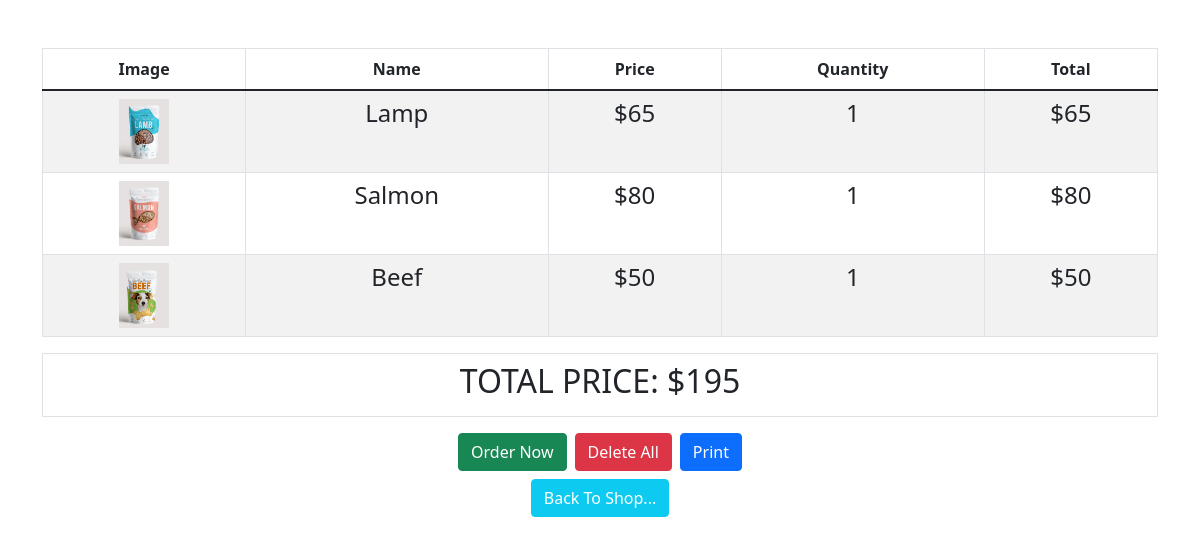
The app's page /validation.php (signed in) with its own data.
### tables this page shows
CREATE TABLE `mybag` (
  `id` int(11) NOT NULL,
  `user_id` int(11) NOT NULL,
  `product_id` int(11) NOT NULL,
  `qty` int(11) NOT NULL,
  `total` int(11) NOT NULL
);

CREATE TABLE `products` (
  `id` int(11) NOT NULL,
  `ProdName` varchar(100) NOT NULL,
  `ProdCategory` varchar(100) NOT NULL,
  `ProdPrice` int(11) NOT NULL,
  `ProdCounts` int(11) NOT NULL,
  `ProdImage` varchar(100) NOT NULL
);

### validation.php (the view, shortened to what this page needs)
<?php
$user_id = $_SESSION['user_id'];
?>
<!DOCTYPE html>
<html lang="en">
<head>
  <link rel="stylesheet" href="css/bootstrap.min.css">
</head>
<body>
  <center>
    <div class="container mt-5">
      <table class="table border table-striped table-bordered text-center" id="table">
        <thead class="thead-dark">
          <th scope="col">Image</th>
          <th scope="col">Name</th>
          <th scope="col">Price</th>
          <th scope="col">Quantity</th>
          <th scope="col">Total</th>
        </thead>
        <tbody>
          <?php
                include('config.php');
                $result3 = mysqli_query($con, "SELECT * FROM mybag WHERE user_id='$user_id'");
                if(mysqli_num_rows($result3)>0){
                  $sum3 = mysqli_query($con, "SELECT SUM(total) FROM mybag");
                $col3 = mysqli_fetch_array($sum3);
                $total_price = $col3['SUM(total)'];
                while($row3 = mysqli_fetch_array($result3)){
                  $row3_product_id = $row3['product_id'];
                  $product_reslut = mysqli_query($con, "SELECT * FROM products WHERE id=$row3_product_id");
                  $product_row = mysqli_fetch_array($product_reslut);
                    echo "
                    <tr>
                      <td scope='row'><img src='$product_row[ProdImage]' alt='$product_row[ProdImage]' style='width:50px;'></td>
                      <td><h4>$product_row[ProdName]</h4></td>
                      <td><h4>$$product_row[ProdPrice]</h4></td>
                      <td><h4>$row3[qty]</h4></td>
                      <td><h4>$$row3[total]</h4></td>
                    </tr>
                ";
                };
                }else{
                  echo '<tr><td colspan="5"><h3>Nothing To See Here</h3></td></tr>';
                }
            ?>
        </tbody>
      </table>
      <table class="table border table-striped table-bordered text-center">
        <thead class="thead-dark">
          <th colspan="5">
            <h2>TOTAL PRICE: <?php echo "$$total_price"?></h2>
          </th>
        </thead>
      </table>
      <div class="forms d-flex justify-content-center gap-2">
        <form action='validation.php' method='POST' enctype='multipart/form-data'>
          <input type="submit" name="ordernow" class="ordernow btn btn-success" value="Order Now"
            onclick="return confirm('ARE YOU SURE YOU WANT TO ORDER NOW!?')">
        </form>
        <form action='all.php' method='POST' enctype='multipart/form-data'>
          <input type="submit" name="deleteAll" class="deleteAll btn btn-danger " value="Delete All"
            onclick="return confirm('ARE YOU SURE YOU WANT TO DELETE ALL CART!?')">
        </form>
        <a href="#" onclick="return window.print()" class=" btn btn-primary text-white">Print</a>
      </div>
      <a class="btn btn-info mt-2 text-white" href="shop.php">Back To Shop...</a>
      <br><br><br>
    </div>
  </center>
</body>
</html>

### records on screen
mybag: product.ProdImage (picture), product.ProdName "Lamp", product.ProdPrice "65", qty "1", total "65"
mybag: product.ProdImage (picture), product.ProdName "Salmon", product.ProdPrice "80", qty "1", total "80"
mybag: product.ProdImage (picture), product.ProdName "Beef", product.ProdPrice "50", qty "1", total "50"

### other values on screen
$total_price "195"
